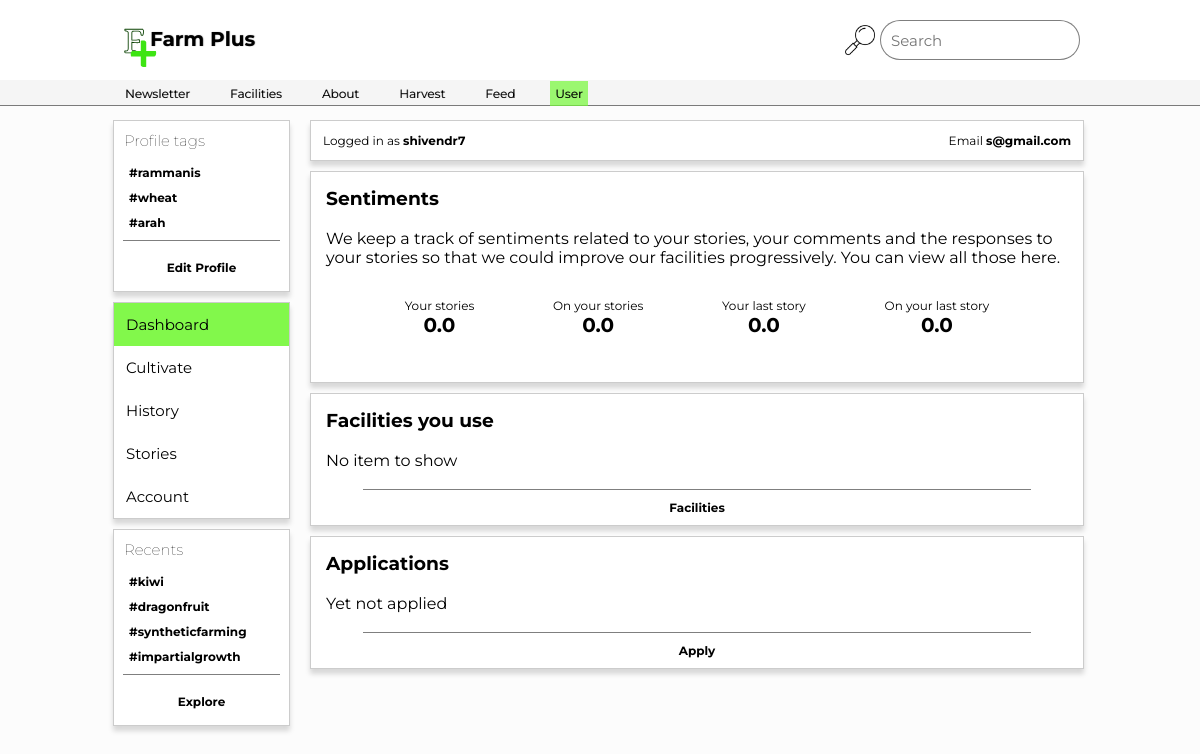
/dash (signed in), run on an earlier commit of the app's database.
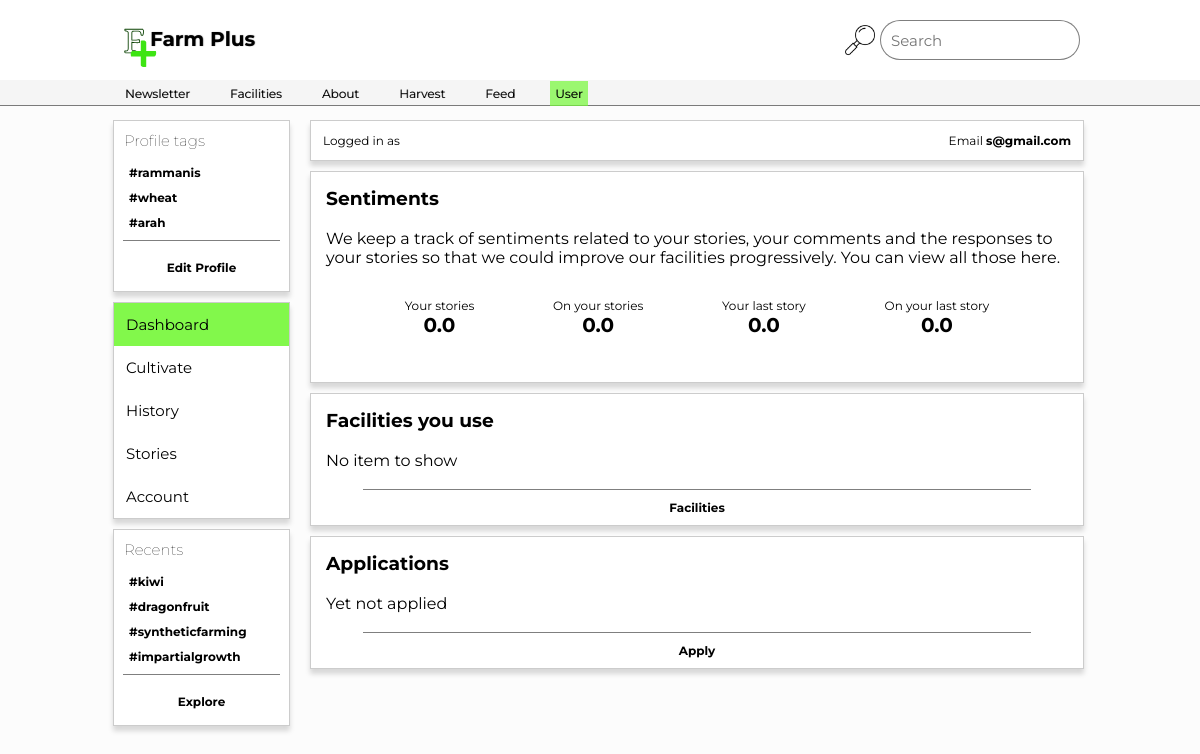
And on a later commit of the database.
### __init__.py (models this page shows, shortened)
class User(db.Model):
    id=db.Column('id',db.Integer,primary_key=True)
    name=db.Column('name',db.String(100),nullable=False)
    email=db.Column('email',db.String(100),nullable=False,unique=True)
    residence=db.Column('residence',db.String(100),nullable=False)
    password=db.Column('password',db.String(100),nullable=False)

### __init__.py (the view)
@app.route('/dash')
def dash():
    if 'email' in session:
        email=session['email']
        if email=='admin@farmplus.com':
            return redirect(url_for('home'))
        user=User.query.filter_by(email=email).first()
        return render_template('dash.html',name=user.name,email=user.email,storysentival=0.0,onstorysentival=0.0,laststorysentival=0.0,onlaststorysentival=0.0)
    else :
        return redirect(url_for('home'))

### templates/dash.html (shortened to what this page needs)
{% extends 'inuser.html' %}
{% block navmenu %}
<ul>
    <li><a onclick="axe()" class="active" href="/dash">Dashboard</a></li>
    <li><a onclick="axe()" href="/cultivate">Cultivate</a></li>
    <li><a onclick="axe()" href="/history">History</a></li>
    <li><a onclick="axe()" href="/story">Stories</a></li>
    <li><a onclick="axe()" href="/account">Account</a></li>
</ul>
{% endblock %}
{% block right %}
<div class="rightcontainer">
    <div class="card intro">
        <div>
            Logged in as <span>{{ name }}</span>
        </div>
        <div>
            Email <span> {{ email }}</span>
        </div>
    </div>
    <div class="card">
        <h3>Sentiments</h3>
        <br>
        <p>We keep a track of sentiments related to your stories, your comments
             and the responses to your stories so that we could improve our
              facilities progressively. You can view all those here.
        </p>
        <div class="sentiments">
            <div class="senti">Your stories
                <span id="story">{{ storysentival }}</span>
            </div>
            <div class="senti">On your stories
                <span id="onstory">{{ onstorysentival }}</span>
            </div>
            <div class="senti">Your last story
                <span id="laststory">{{ laststorysentival }}</span>
            </div>
            <div class="senti">On your last story
                <span id="onlaststory">{{ onlaststorysentival }}</span>
            </div>
        </div>
    </div>
    <div class="card">
        <h3>Facilities you use</h3>
        <br>
        <p>No item to show</p>
        <br>
        <div class="expand" id="facilities">
            <li><a href="#">Facilities</a></li>
        </div>
    </div>
    <div class="card">
        <h3>Applications</h3>
        <br>
        <p>Yet not applied</p>
        <br>
        <div class="expand" id="apply">
            <li><a href="#">Apply</a></li>
        </div>
    </div>
</div>
{% endblock %}

What changed in the data, as far as the page shows it:
changed User "s@gmail.com": name "shivendr7" → (not shown)
